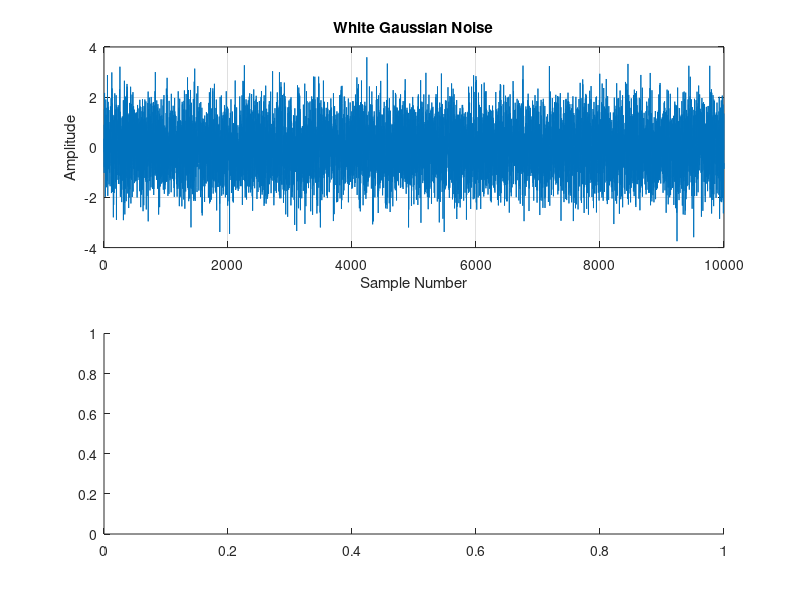

Source code (MATLAB): (Note: this script raises an error after producing the figure.)
clc;
clear;
close all;

%% Generate White Gaussian Noise

N = 10000;              % Number of samples
mean_val = 0;           % Mean of the noise
std_val = 1;            % Standard deviation of the noise

noise = mean_val + std_val * randn(1,N);

%% Calculate Statistical Properties (Built-in Functions)

mean_builtin = mean(noise);
variance_builtin = var(noise);
std_builtin = std(noise);
skewness_builtin = skewness(noise);
kurtosis_builtin = kurtosis(noise);

%% Calculate Statistical Properties (Manual)

mean_manual = sum(noise)/N;

variance_manual = sum((noise-mean_manual).^2)/(N-1);

std_manual = sqrt(variance_manual);

skewness_manual = sum((noise-mean_manual).^3)/((N-1)*(std_manual^3));

kurtosis_manual = sum((noise-mean_manual).^4)/((N-1)*(std_manual^4));

%% Display Results

fprintf('------------ Built-in Functions ------------\n');
fprintf('Mean                 = %.4f\n',mean_builtin);
fprintf('Variance             = %.4f\n',variance_builtin);
fprintf('Standard Deviation   = %.4f\n',std_builtin);
fprintf('Skewness             = %.4f\n',skewness_builtin);
fprintf('Kurtosis             = %.4f\n\n',kurtosis_builtin);

fprintf('------------ Manual Calculation ------------\n');
fprintf('Mean                 = %.4f\n',mean_manual);
fprintf('Variance             = %.4f\n',variance_manual);
fprintf('Standard Deviation   = %.4f\n',std_manual);
fprintf('Skewness             = %.4f\n',skewness_manual);
fprintf('Kurtosis             = %.4f\n',kurtosis_manual);

%% Plot the Signal

figure;

subplot(2,1,1)
plot(noise)
grid on
title('White Gaussian Noise')
xlabel('Sample Number')
ylabel('Amplitude')

subplot(2,1,2)
histogram(noise,50)
grid on
title('Histogram of White Gaussian Noise')
xlabel('Amplitude')
ylabel('Frequency')
